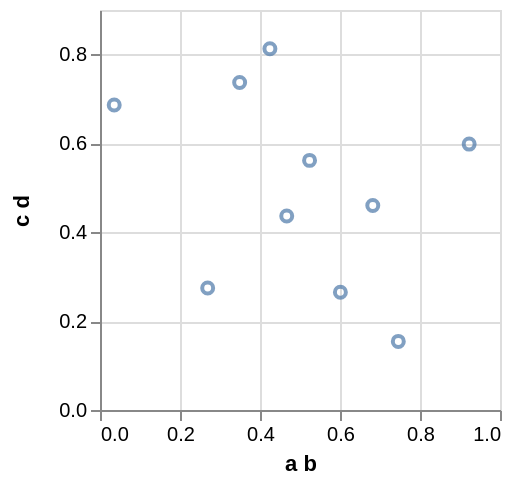

Specify this chart in Vega-Lite:
### Vega specification from a JSON file in a GitHub repository (floating-point values rounded to 4 significant figures)
{"$schema": "https://vega.github.io/schema/vega/v3.0.json", "autosize": "pad", "padding": 5, "width": 200, "height": 200, "style": "cell", "data": [{"name": "source_0", "values": [{"a b": 0.9229, "c d": 0.5983}, {"a b": 0.682, "c d": 0.46}, {"a b": 0.03553, "c d": 0.6864}, {"a b": 0.3491, "c d": 0.7368}, {"a b": 0.4248, "c d": 0.813}, {"a b": 0.5239, "c d": 0.5616}, {"a b": 0.4668, "c d": 0.4366}, {"a b": 0.2692, "c d": 0.2747}, {"a b": 0.601, "c d": 0.2649}, {"a b": 0.7458, "c d": 0.1544}]}, {"name": "data_0", "source": "source_0", "transform": [{"type": "formula", "expr": "toNumber(datum[\"a b\"])", "as": "a b"}, {"type": "formula", "expr": "toNumber(datum[\"c d\"])", "as": "c d"}, {"type": "filter", "expr": "datum[\"a b\"] !== null && !isNaN(datum[\"a b\"]) && datum[\"c d\"] !== null && !isNaN(datum[\"c d\"])"}]}], "marks": [{"name": "marks", "type": "symbol", "style": ["point"], "from": {"data": "data_0"}, "encode": {"update": {"x": {"scale": "x", "field": "a b"}, "y": {"scale": "y", "field": "c d"}, "stroke": {"value": "#4c78a8"}, "fill": {"value": "transparent"}, "opacity": {"value": 0.7}}}}], "scales": [{"name": "x", "type": "linear", "domain": {"data": "data_0", "field": "a b"}, "range": [0, {"signal": "width"}], "nice": true, "zero": true}, {"name": "y", "type": "linear", "domain": {"data": "data_0", "field": "c d"}, "range": [{"signal": "height"}, 0], "nice": true, "zero": true}], "axes": [{"scale": "x", "orient": "bottom", "labelFlush": true, "labelOverlap": true, "tickCount": {"signal": "ceil(width/40)"}, "title": "a b", "zindex": 1}, {"scale": "x", "orient": "bottom", "domain": false, "grid": true, "labels": false, "maxExtent": 0, "minExtent": 0, "tickCount": {"signal": "ceil(width/40)"}, "ticks": false, "zindex": 0, "gridScale": "y"}, {"scale": "y", "orient": "left", "labelOverlap": true, "tickCount": {"signal": "ceil(height/40)"}, "title": "c d", "zindex": 1}, {"scale": "y", "orient": "left", "domain": false, "grid": true, "labels": false, "maxExtent": 0, "minExtent": 0, "tickCount": {"signal": "ceil(height/40)"}, "ticks": false, "zindex": 0, "gridScale": "x"}], "config": {"axisY": {"minExtent": 30}}}
